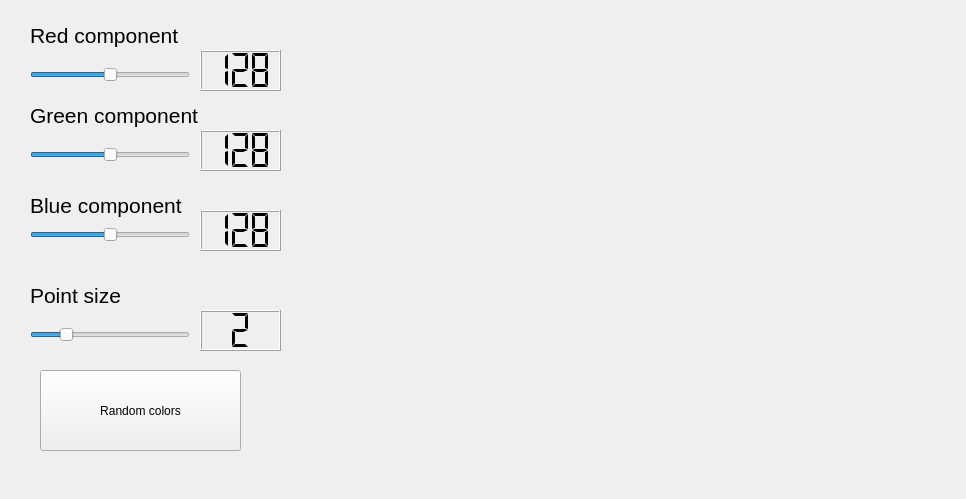
<?xml version="1.0" encoding="UTF-8"?>
<ui version="4.0">
 <class>PCLViewer</class>
 <widget class="QMainWindow" name="PCLViewer">
  <property name="geometry">
   <rect>
    <x>0</x>
    <y>0</y>
    <width>966</width>
    <height>499</height>
   </rect>
  </property>
  <property name="minimumSize">
   <size>
    <width>0</width>
    <height>0</height>
   </size>
  </property>
  <property name="maximumSize">
   <size>
    <width>5000</width>
    <height>5000</height>
   </size>
  </property>
  <property name="windowTitle">
   <string>PCLViewer</string>
  </property>
  <widget class="QWidget" name="centralwidget">
   <widget class="QVTKOpenGLNativeWidget" name="qvtkWidget" native="true">
    <property name="geometry">
     <rect>
      <x>300</x>
      <y>10</y>
      <width>640</width>
      <height>480</height>
     </rect>
    </property>
   </widget>
   <widget class="QSlider" name="horizontalSlider_R">
    <property name="geometry">
     <rect>
      <x>30</x>
      <y>60</y>
      <width>160</width>
      <height>29</height>
     </rect>
    </property>
    <property name="maximum">
     <number>255</number>
    </property>
    <property name="value">
     <number>128</number>
    </property>
    <property name="orientation">
     <enum>Qt::Horizontal</enum>
    </property>
   </widget>
   <widget class="QSlider" name="horizontalSlider_G">
    <property name="geometry">
     <rect>
      <x>30</x>
      <y>140</y>
      <width>160</width>
      <height>29</height>
     </rect>
    </property>
    <property name="maximum">
     <number>255</number>
    </property>
    <property name="value">
     <number>128</number>
    </property>
    <property name="orientation">
     <enum>Qt::Horizontal</enum>
    </property>
   </widget>
   <widget class="QSlider" name="horizontalSlider_B">
    <property name="geometry">
     <rect>
      <x>30</x>
      <y>220</y>
      <width>160</width>
      <height>29</height>
     </rect>
    </property>
    <property name="maximum">
     <number>255</number>
    </property>
    <property name="value">
     <number>128</number>
    </property>
    <property name="orientation">
     <enum>Qt::Horizontal</enum>
    </property>
   </widget>
   <widget class="QLCDNumber" name="lcdNumber_R">
    <property name="geometry">
     <rect>
      <x>200</x>
      <y>50</y>
      <width>81</width>
      <height>41</height>
     </rect>
    </property>
    <property name="digitCount">
     <number>3</number>
    </property>
    <property name="segmentStyle">
     <enum>QLCDNumber::Flat</enum>
    </property>
    <property name="intValue" stdset="0">
     <number>128</number>
    </property>
   </widget>
   <widget class="QLCDNumber" name="lcdNumber_G">
    <property name="geometry">
     <rect>
      <x>200</x>
      <y>130</y>
      <width>81</width>
      <height>41</height>
     </rect>
    </property>
    <property name="digitCount">
     <number>3</number>
    </property>
    <property name="segmentStyle">
     <enum>QLCDNumber::Flat</enum>
    </property>
    <property name="intValue" stdset="0">
     <number>128</number>
    </property>
   </widget>
   <widget class="QLCDNumber" name="lcdNumber_B">
    <property name="geometry">
     <rect>
      <x>200</x>
      <y>210</y>
      <width>81</width>
      <height>41</height>
     </rect>
    </property>
    <property name="digitCount">
     <number>3</number>
    </property>
    <property name="segmentStyle">
     <enum>QLCDNumber::Flat</enum>
    </property>
    <property name="intValue" stdset="0">
     <number>128</number>
    </property>
   </widget>
   <widget class="QSlider" name="horizontalSlider_p">
    <property name="geometry">
     <rect>
      <x>30</x>
      <y>320</y>
      <width>160</width>
      <height>29</height>
     </rect>
    </property>
    <property name="minimum">
     <number>1</number>
    </property>
    <property name="maximum">
     <number>6</number>
    </property>
    <property name="value">
     <number>2</number>
    </property>
    <property name="orientation">
     <enum>Qt::Horizontal</enum>
    </property>
   </widget>
   <widget class="QLCDNumber" name="lcdNumber_p">
    <property name="geometry">
     <rect>
      <x>200</x>
      <y>310</y>
      <width>81</width>
      <height>41</height>
     </rect>
    </property>
    <property name="digitCount">
     <number>1</number>
    </property>
    <property name="segmentStyle">
     <enum>QLCDNumber::Flat</enum>
    </property>
    <property name="intValue" stdset="0">
     <number>2</number>
    </property>
   </widget>
   <widget class="QLabel" name="label">
    <property name="geometry">
     <rect>
      <x>30</x>
      <y>20</y>
      <width>191</width>
      <height>31</height>
     </rect>
    </property>
    <property name="font">
     <font>
      <pointsize>16</pointsize>
      <weight>50</weight>
      <italic>false</italic>
      <bold>false</bold>
     </font>
    </property>
    <property name="text">
     <string>Red component</string>
    </property>
   </widget>
   <widget class="QLabel" name="label_2">
    <property name="geometry">
     <rect>
      <x>30</x>
      <y>100</y>
      <width>191</width>
      <height>31</height>
     </rect>
    </property>
    <property name="font">
     <font>
      <pointsize>16</pointsize>
      <weight>50</weight>
      <italic>false</italic>
      <bold>false</bold>
     </font>
    </property>
    <property name="text">
     <string>Green component</string>
    </property>
   </widget>
   <widget class="QLabel" name="label_3">
    <property name="geometry">
     <rect>
      <x>30</x>
      <y>190</y>
      <width>191</width>
      <height>31</height>
     </rect>
    </property>
    <property name="font">
     <font>
      <pointsize>16</pointsize>
      <weight>50</weight>
      <italic>false</italic>
      <bold>false</bold>
     </font>
    </property>
    <property name="text">
     <string>Blue component</string>
    </property>
   </widget>
   <widget class="QLabel" name="label_4">
    <property name="geometry">
     <rect>
      <x>30</x>
      <y>280</y>
      <width>141</width>
      <height>31</height>
     </rect>
    </property>
    <property name="font">
     <font>
      <pointsize>16</pointsize>
      <weight>50</weight>
      <italic>false</italic>
      <bold>false</bold>
     </font>
    </property>
    <property name="text">
     <string>Point size</string>
    </property>
   </widget>
   <widget class="QPushButton" name="pushButton_random">
    <property name="geometry">
     <rect>
      <x>40</x>
      <y>370</y>
      <width>201</width>
      <height>81</height>
     </rect>
    </property>
    <property name="text">
     <string>Random colors</string>
    </property>
   </widget>
  </widget>
 </widget>
 <customwidgets>
  <customwidget>
   <class>QVTKOpenGLNativeWidget</class>
   <extends>QWidget</extends>
   <header>QVTKOpenGLNativeWidget.h</header>
  </customwidget>
 </customwidgets>
 <resources/>
 <connections>
  <connection>
   <sender>horizontalSlider_R</sender>
   <signal>sliderMoved(int)</signal>
   <receiver>lcdNumber_R</receiver>
   <slot>display(int)</slot>
   <hints>
    <hint type="sourcelabel">
     <x>136</x>
     <y>111</y>
    </hint>
    <hint type="destinationlabel">
     <x>222</x>
     <y>115</y>
    </hint>
   </hints>
  </connection>
  <connection>
   <sender>horizontalSlider_G</sender>
   <signal>sliderMoved(int)</signal>
   <receiver>lcdNumber_G</receiver>
   <slot>display(int)</slot>
   <hints>
    <hint type="sourcelabel">
     <x>166</x>
     <y>193</y>
    </hint>
    <hint type="destinationlabel">
     <x>235</x>
     <y>195</y>
    </hint>
   </hints>
  </connection>
  <connection>
   <sender>horizontalSlider_B</sender>
   <signal>sliderMoved(int)</signal>
   <receiver>lcdNumber_B</receiver>
   <slot>display(int)</slot>
   <hints>
    <hint type="sourcelabel">
     <x>185</x>
     <y>273</y>
    </hint>
    <hint type="destinationlabel">
     <x>224</x>
     <y>275</y>
    </hint>
   </hints>
  </connection>
  <connection>
   <sender>horizontalSlider_p</sender>
   <signal>sliderMoved(int)</signal>
   <receiver>lcdNumber_p</receiver>
   <slot>display(int)</slot>
   <hints>
    <hint type="sourcelabel">
     <x>136</x>
     <y>352</y>
    </hint>
    <hint type="destinationlabel">
     <x>253</x>
     <y>342</y>
    </hint>
   </hints>
  </connection>
 </connections>
</ui>
